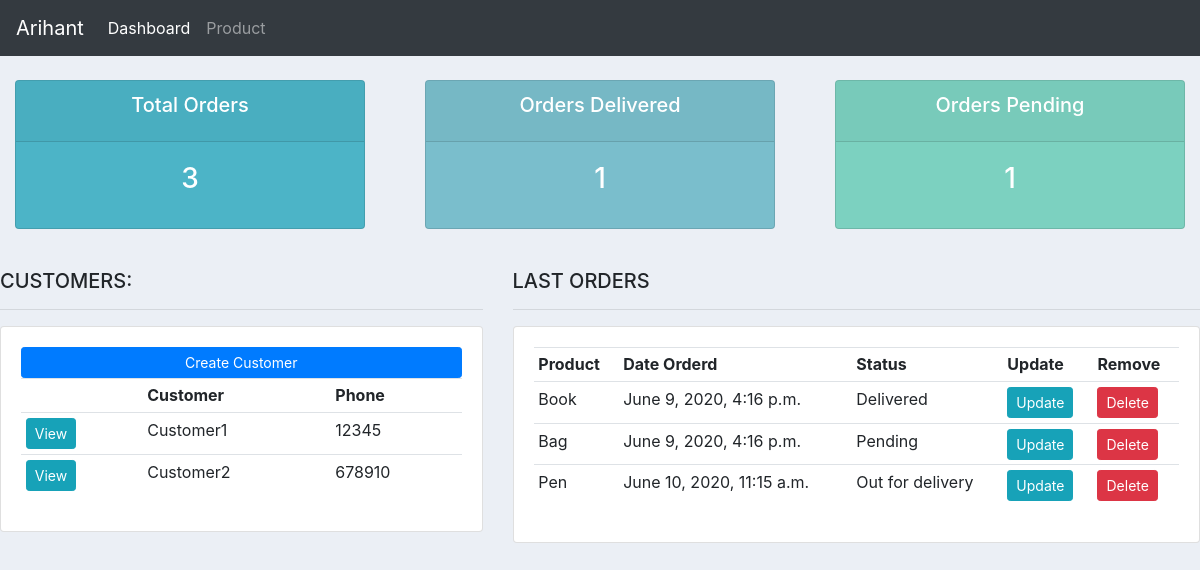
The page / on the database its author committed.
### account/models.py (models this page shows, shortened)
class Customer(models.Model):
    name = models.CharField(max_length=200,null=True)
    phone = models.CharField(max_length=200,null=True)
    email = models.CharField(max_length=200,null=True)
    date_created = models.DateTimeField(auto_now_add=True,null=True)

class Order(models.Model):
    STATUS=(
        ('Pending','Pending'),
        ('Out for delivery','Out for delivery'),
        ('Delivered','Delivered'),
    )
    customer = models.ForeignKey(Customer,null=True,on_delete=models.SET_NULL)
    product = models.ForeignKey(Product,null=True,on_delete=models.SET_NULL)
    date_created = models.DateTimeField(auto_now_add=True,null=True)
    status = models.CharField(max_length=200,null=True,choices=STATUS)

class Product(models.Model):
    CATEGORY=(
        ('Indoor','Indoor'),
        ('Outdoor','Outdoor'),
    )
    name = models.CharField(max_length=200,null=True)
    price = models.FloatField(null=True)
    category = models.CharField(max_length=200,null=True,choices = CATEGORY)
    desciption = models.CharField(max_length=200,null=True)
    date_created = models.DateTimeField(auto_now_add=True,null=True)
    tags = models.ManyToManyField(Tag)
    def __str__(self):
        return self.name

### account/views.py (the view)
# urls.py: path('',views.home,name='home'),
def home(request):
    order = Order.objects.all()
    customer = Customer.objects.all()
    total_order = order.count()
    orders_delivered = order.filter(status='Delivered').count()
    orders_pending = order.filter(status='Pending').count()
    context={'order':order,
    'customer':customer,
    'total_order':total_order,
    'orders_delivered':orders_delivered,
    'orders_pending':orders_pending
    }
    return render(request,'account/dashboard.html',context)

### account/templates/account/dashboard.html (shortened to what this page needs)
{% include 'account/main.html' %}
{% block content %}
{% include 'account/status.html' %}
<div class="row">
	<div class="col-md-5">
		<h5>CUSTOMERS:</h5>
		<hr>
		<div class="card card-body">
			<a class="btn btn-primary  btn-sm btn-block" href="">Create Customer</a>
			<table class="table table-sm">
				<tr>
					<th></th>
					<th>Customer</th>
					<th>Phone</th>
				</tr>
				{% for i in customer %}
					<tr>
						<td><a class="btn btn-sm btn-info" href="{% url 'customer' i.id %}">View</a></td>
						<td>{{i.name}}</td>
						<td>{{i.phone}}</td>
					</tr>
				{% endfor %}
			</table>
		</div>
	</div>
	<div class="col-md-7">
		<h5>LAST ORDERS</h5>
		<hr>
		<div class="card card-body">
			<table class="table table-sm">
				<tr>
					<th>Product</th>
					<th>Date Orderd</th>
					<th>Status</th>
					<th>Update</th>
					<th>Remove</th>
				</tr>
				{% for i in order %}
					<tr>
						<td>{{i.product}}</td>
						<td>{{i.date_created}}</td>
						<td>{{i.status}}</td>
						<td><a class="btn btn-sm btn-info" href="{% url 'update_order' i.id %}">Update</a></td>
						<td><a class="btn btn-sm btn-danger" href="{% url 'delete_order' i.id %}">Delete</a></td>
					</tr>
				{% endfor %}
			</table>
		</div>
	</div>
</div>
{% endblock content %}

### account/templates/account/main.html (shortened to what this page needs)
{% load static %}
<!DOCTYPE html>
<html>
<head>
    <link rel="stylesheet" href="https://stackpath.bootstrapcdn.com/bootstrap/4.5.0/css/bootstrap.min.css"
>
    <link rel="stylesheet" type="text/css" href="{% static '/css/style.css' %}">
</head>
<body>
    {% include 'account/navbar.html' %}
</body>
</html>

### account/templates/account/navbar.html (shortened to what this page needs)
<nav class="navbar navbar-expand-lg navbar-dark bg-dark">
    <a class="navbar-brand" href="#">Arihant</a>
    <div class="collapse navbar-collapse" id="navbarNav">
      <ul class="navbar-nav">
        <li class="nav-item active">
          <a class="nav-link" href="{% url 'home' %}">Dashboard</a>
        </li>
        <li class="nav-item">
          <a class="nav-link" href="{% url 'product' %}">Product</a>
        </li>
      </ul>
    </div>
  </nav>

### account/templates/account/status.html (shortened to what this page needs)
<div class="row">
	<div class="col">
		<div class="col-md">
			<div class="card text-center text-white  mb-3" id="total-orders">
			  	<div class="card-header">
			  		<h5 class="card-title">Total Orders</h5>
			  	</div>
			  	<div class="card-body">
			    	<h3 class="card-title">{{total_order}}</h3>
			  	</div>
			</div>
		</div>
	</div>
	<div class="col">
		<div class="col-md">
			<div class="card text-center text-white  mb-3" id="orders-delivered">
			  	<div class="card-header">
			  		<h5 class="card-title">Orders Delivered</h5>
			  	</div>
			  	<div class="card-body">
			    	<h3 class="card-title">{{orders_delivered}}</h3>
			  	</div>
			</div>
		</div>
	</div>
	<div class="col">
		<div class="col-md">
			<div class="card text-center text-white  mb-3" id="orders-pending">
			  	<div class="card-header">
			  		<h5 class="card-title">Orders Pending</h5>
			  	</div>
			  	<div class="card-body">
			    	<h3 class="card-title">{{orders_pending}}</h3>
			  	</div>
			</div>
		</div>
	</div>
</div>

### static/css/style.css (style rules this page uses)
body { background-color: #ebeff5; }
#total-orders { background-color: #4cb4c7; }
#orders-delivered { background-color: #7abecc; }
#orders-pending { background-color: #7CD1C0; }

### rows shown on the page
Customer: name "Customer1", phone "12345"
Customer: name "Customer2", phone "678910"
Order: product "Book", date_created "June 9, 2020, 4:16 p.m.", status "Delivered"
Order: product "Bag", date_created "June 9, 2020, 4:16 p.m.", status "Pending"
Order: product "Pen", date_created "June 10, 2020, 11:15 a.m.", status "Out for delivery"

### other values the page prints
{{ total_order }} "3"
{{ orders_delivered }} "1"
{{ orders_pending }} "1"
